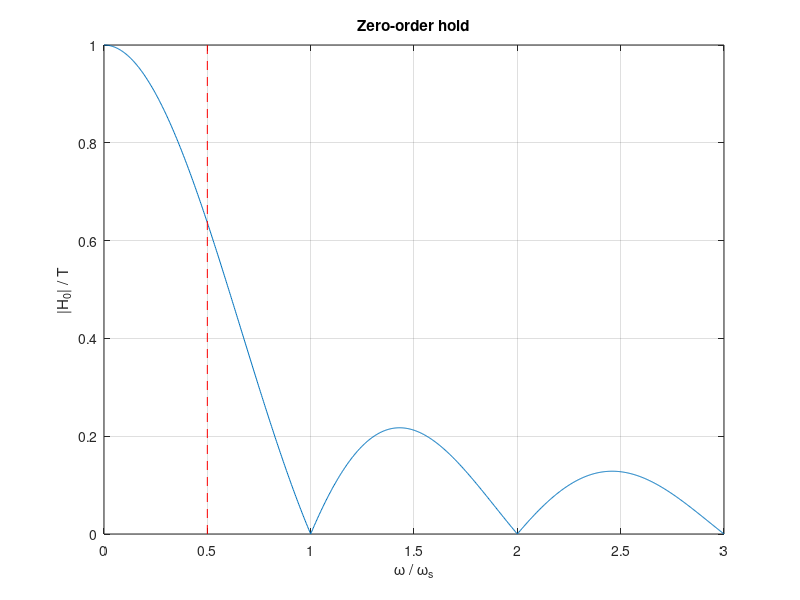
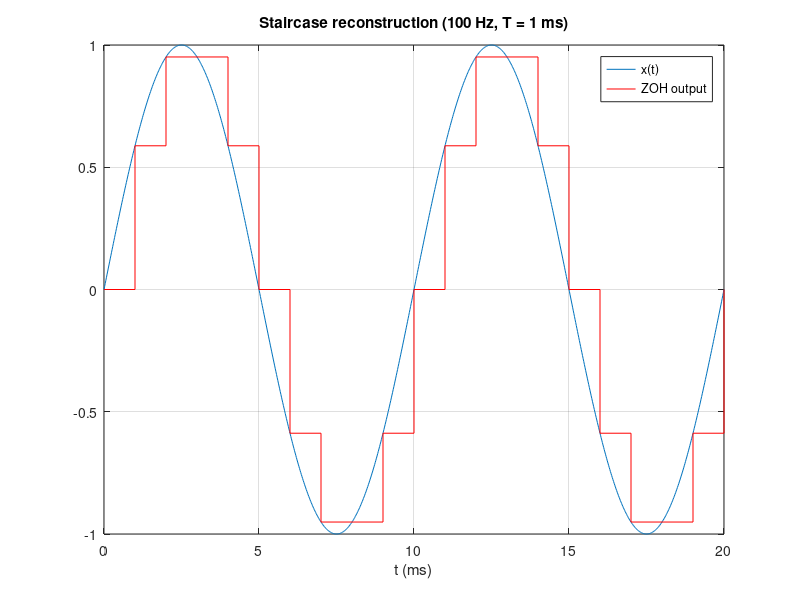

The MATLAB source for these figures, in order:
% Signals and Systems — Reconstruction: Zero-Order Hold and Interpolation
%title: The Zero-Order Hold
%ar-title: الإمساك من الرتبة الصفرية
%lesson: ss-ch7-2
%course: signals-systems

%% |H0(jw)| at 0 and at ws/2
%ar: |H0| = |2 sin(ωT/2)/ω|. عند ω → 0 يساوي T، وعند ωs/2 = π/T يساوي 2T/π ≈ 0.637T.
T = 1e-3; ws = 2*pi/T;
H0 = @(w) abs(2*sin(w*T/2)./w);
fprintf('|H0| near 0 = %.6f ms, at ws/2 = %.6f ms (2T/pi = %.6f ms)\n', H0(1e-6)*1e3, H0(ws/2)*1e3, 2*T/pi*1e3)
%check: abs(H0(ws/2) - 2*T/pi) < 1e-12

%% The ZOH frequency response
%ar: نرسم |H0|/T مع ω/ωs: ينزل إلى 63.7% عند نصف تردد العيّنات وأصفاره عند مضاعفات ωs.
w = linspace(1e-3, 3*ws, 1000);
plot(w/ws, H0(w)/T); grid on; xlabel('\omega / \omega_s'); ylabel('|H_0| / T'); title('Zero-order hold'); hold on; plot([0.5 0.5], [0 1], 'r--'); hold off

%% What the ZOH output looks like
%ar: stairs يرسم الإشارة كما يخرجها محوّل DAC: كل عيّنة ثابتة حتى التالية. نقارنها بالإشارة الأصلية.
f0 = 100; n = 0:20; xn = sin(2*pi*f0*n*T);
t = linspace(0, 20*T, 1000);
figure; plot(t*1e3, sin(2*pi*f0*t)); hold on; stairs(n*T*1e3, xn, 'r'); hold off; grid on
xlabel('t (ms)'); legend('x(t)', 'ZOH output'); title('Staircase reconstruction (100 Hz, T = 1 ms)')

%%! Project idea: compensate the droop
%ar: مشروع: بعد الـ ZOH نضع مرشحًا كسبه T/|H0| داخل النطاق ليعيد الاستجابة مسطحة. احسب الكسب المطلوب عند عدة ترددات واطبعه بالـ dB.
for f = [100 200 300 400 500]
    g = T/H0(2*pi*f);
    fprintf('f = %3d Hz: ZOH loss %.2f dB -> compensation %+.2f dB\n', f, 20*log10(H0(2*pi*f)/T), 20*log10(g))
end
